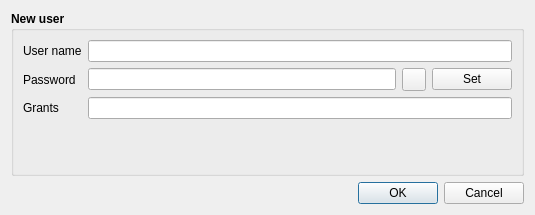
<?xml version="1.0" encoding="UTF-8"?>
<ui version="4.0">
 <class>DlgAddEditUser</class>
 <widget class="QDialog" name="DlgAddEditUser">
  <property name="geometry">
   <rect>
    <x>0</x>
    <y>0</y>
    <width>535</width>
    <height>215</height>
   </rect>
  </property>
  <property name="windowTitle">
   <string>Dialog</string>
  </property>
  <layout class="QVBoxLayout" name="verticalLayout_4">
   <item>
    <widget class="QGroupBox" name="groupBox">
     <property name="font">
      <font>
       <weight>75</weight>
       <bold>true</bold>
      </font>
     </property>
     <property name="title">
      <string>New user</string>
     </property>
     <layout class="QVBoxLayout" name="verticalLayout_2">
      <item>
       <layout class="QHBoxLayout" name="horizontalLayout_3">
        <item>
         <layout class="QVBoxLayout" name="verticalLayout_3">
          <item>
           <widget class="QLabel" name="lblUserName">
            <property name="font">
             <font>
              <weight>50</weight>
              <bold>false</bold>
             </font>
            </property>
            <property name="text">
             <string>User name</string>
            </property>
           </widget>
          </item>
          <item>
           <widget class="QLabel" name="lblPassword">
            <property name="font">
             <font>
              <weight>50</weight>
              <bold>false</bold>
             </font>
            </property>
            <property name="text">
             <string>Password</string>
            </property>
           </widget>
          </item>
          <item>
           <widget class="QLabel" name="lblGrants">
            <property name="font">
             <font>
              <weight>50</weight>
              <bold>false</bold>
             </font>
            </property>
            <property name="text">
             <string>Grants</string>
            </property>
           </widget>
          </item>
         </layout>
        </item>
        <item>
         <layout class="QVBoxLayout" name="verticalLayout">
          <item>
           <widget class="QLineEdit" name="leUserName"/>
          </item>
          <item>
           <layout class="QHBoxLayout" name="horizontalLayout">
            <item>
             <widget class="QLineEdit" name="lePassword">
              <property name="echoMode">
               <enum>QLineEdit::Password</enum>
              </property>
              <property name="placeholderText">
               <string/>
              </property>
             </widget>
            </item>
            <item>
             <widget class="QToolButton" name="tbShowPassword">
              <property name="text">
               <string/>
              </property>
              <property name="icon">
               <iconset>
                <normaloff>:/images/show.svg</normaloff>:/images/show.svg</iconset>
              </property>
             </widget>
            </item>
            <item>
             <widget class="QPushButton" name="pbChangePassword">
              <property name="font">
               <font>
                <weight>50</weight>
                <bold>false</bold>
               </font>
              </property>
              <property name="text">
               <string>Set</string>
              </property>
             </widget>
            </item>
           </layout>
          </item>
          <item>
           <widget class="QLineEdit" name="leGrants"/>
          </item>
         </layout>
        </item>
       </layout>
      </item>
      <item>
       <spacer name="verticalSpacer">
        <property name="orientation">
         <enum>Qt::Vertical</enum>
        </property>
        <property name="sizeHint" stdset="0">
         <size>
          <width>20</width>
          <height>40</height>
         </size>
        </property>
       </spacer>
      </item>
      <item>
       <widget class="QLabel" name="lblStatus">
        <property name="text">
         <string/>
        </property>
       </widget>
      </item>
     </layout>
    </widget>
   </item>
   <item>
    <widget class="QDialogButtonBox" name="buttonBox">
     <property name="orientation">
      <enum>Qt::Horizontal</enum>
     </property>
     <property name="standardButtons">
      <set>QDialogButtonBox::Cancel|QDialogButtonBox::Ok</set>
     </property>
    </widget>
   </item>
  </layout>
 </widget>
 <resources/>
 <connections>
  <connection>
   <sender>buttonBox</sender>
   <signal>accepted()</signal>
   <receiver>DlgAddEditUser</receiver>
   <slot>accept()</slot>
   <hints>
    <hint type="sourcelabel">
     <x>248</x>
     <y>254</y>
    </hint>
    <hint type="destinationlabel">
     <x>157</x>
     <y>274</y>
    </hint>
   </hints>
  </connection>
  <connection>
   <sender>buttonBox</sender>
   <signal>rejected()</signal>
   <receiver>DlgAddEditUser</receiver>
   <slot>reject()</slot>
   <hints>
    <hint type="sourcelabel">
     <x>316</x>
     <y>260</y>
    </hint>
    <hint type="destinationlabel">
     <x>286</x>
     <y>274</y>
    </hint>
   </hints>
  </connection>
 </connections>
</ui>
